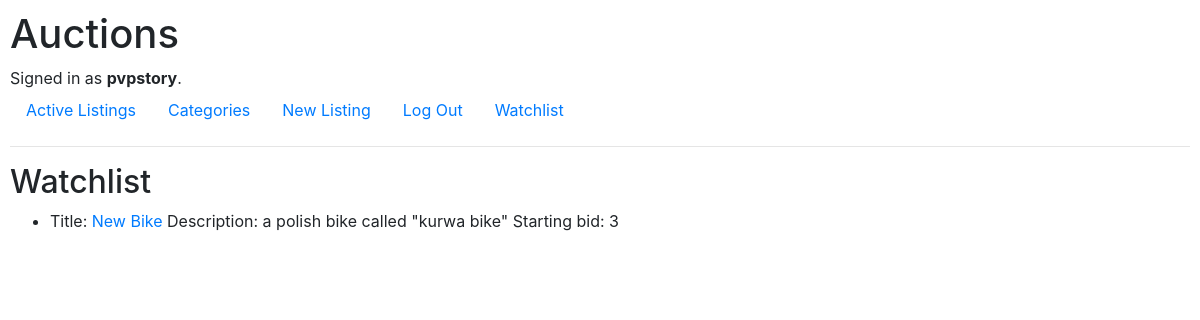
The app's page /watchlist (signed in), older data.
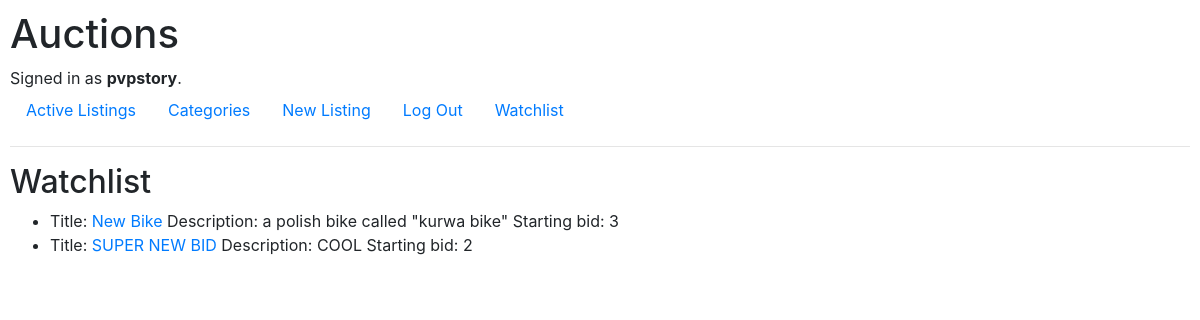
The same page, newer data.
### auctions/models.py (models this page shows, shortened)
class watchlist(models.Model):
    user = models.ForeignKey(User, on_delete=models.CASCADE)
    listing = models.ForeignKey(listings, on_delete=models.CASCADE)

class listings(models.Model):
    title = models.CharField(max_length=64)
    description = models.TextField(max_length=500)
    starting_bit = models.IntegerField()
    creator = models.ForeignKey(User, on_delete=models.CASCADE)
    category = models.TextField(max_length=100, default="Others")

### auctions/views.py (the view, shortened to what this page needs)
# urls.py: path("watchlist", views.watchlist_view, name="watchlist"),
def watchlist_view(request):
    return render(request, "auctions/watchlist.html", {
        "watchlist": watchlist.objects.filter(user=request.user)
    })

### auctions/templates/auctions/watchlist.html
{% extends "auctions/layout.html" %}
{% block body %}
    <h2>Watchlist</h2>
    <ul>
    {% for item in watchlist %}
        <li>Title: <a href="/listing/{{ item.listing.id }}">{{ item.listing.title }}</a> Description: {{ item.listing.description }} Starting bid: {{ item.listing.starting_bit }}</li>
    {% endfor %}
    </ul>
{% endblock %}

Row changes from the older to the newer data that the page shows:
added watchlist: listing "SUPER NEW BID", listing.description "COOL", listing.starting_bit "2"
